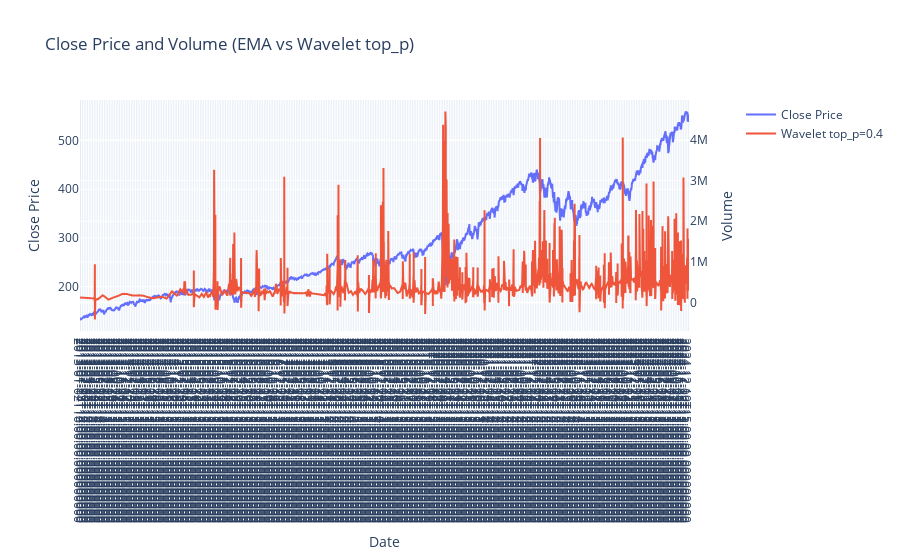

Notebook source saved alongside this figure:
### Code cell
import numpy as np
import pandas as pd
import pywt
import plotly.graph_objects as go
from plotly.subplots import make_subplots

def wavelet_top_p_denoise(x, wavelet="db4", level=None, top_p=0.2):
    """
    Drop the lowest-energy *detail coefficients* until their cumulative energy
    reaches `top_p` of total detail energy. top_p in [0,1].
    top_p=0 -> keep all details (minimal smoothing)
    top_p=1 -> drop all details (keep only approximation; maximal smoothing)
    """
    x = np.asarray(x, dtype=float)
    w = pywt.Wavelet(wavelet)
    max_level = pywt.dwt_max_level(len(x), w.dec_len)
    L = min(level if level is not None else 8, max_level) if max_level > 0 else 1

    coeffs = pywt.wavedec(x, w, mode="symmetric", level=L)
    cA, details = coeffs[0], coeffs[1:]

    top_p = float(np.clip(top_p, 0.0, 1.0))
    if top_p <= 0 or len(details) == 0:
        y = pywt.waverec(coeffs, w, mode="symmetric")
        return y[:len(x)]
    if top_p >= 1.0:
        zeros = [np.zeros_like(d) for d in details]
        y = pywt.waverec([cA] + zeros, w, mode="symmetric")
        return y[:len(x)]

    # Gather all detail coeff energies (squared magnitudes) across levels
    energies = [d.flatten()**2 for d in details]
    energies_flat = np.concatenate(energies)
    total_energy = energies_flat.sum()
    if total_energy == 0:
        y = pywt.waverec(coeffs, w, mode="symmetric")
        return y[:len(x)]

    # Find energy cutoff so that we drop the lowest-energy coefficients
    # up to 'top_p' fraction of total detail energy
    sort_idx = np.argsort(energies_flat)                    # ascending energy
    cumsum_energy = np.cumsum(energies_flat[sort_idx])
    cutoff_idx = np.searchsorted(cumsum_energy, top_p * total_energy, side="right")
    cutoff_energy = energies_flat[sort_idx[min(cutoff_idx, len(sort_idx)-1)]]

    # Zero coefficients with energy <= cutoff across all levels
    pruned_details = []
    for d in details:
        mask = (d**2) <= cutoff_energy
        pruned_details.append(np.where(mask, 0.0, d))

    y = pywt.waverec([cA] + pruned_details, w, mode="symmetric")
    return y[:len(x)]

# --- Data ---
df = pd.read_csv(
    "./raw_data/VOO_60min_splits_only_standard.csv",
    parse_dates=["timestamp"],
    index_col="timestamp",
).sort_index()
df = df[(df.index >= "2013-01-01") & (df.index < "2025-01-01")]

# --- Series ---
close = df["close"]
volume = df["volume"]
# volume_ema = volume.ewm(span=5).mean()

vol_wv_p099 = pd.Series(
    wavelet_top_p_denoise(volume.to_numpy(), wavelet="dmey", level=None, top_p=0.5),
    index=df.index, name="Wavelet top_p=0.4"
)

# --- Plot ---
fig = make_subplots(specs=[[{"secondary_y": True}]])
fig.add_trace(go.Scatter(x=df.index, y=close, name="Close Price"), secondary_y=False)
# fig.add_trace(
#     go.Scatter(x=df.index, y=volume_ema, name="Volume (EMA)", line=dict(color="orange")),
#     secondary_y=True,
# )

fig.add_trace(go.Scatter(x=df.index, y=vol_wv_p099, name=vol_wv_p099.name), secondary_y=True)

fig.update_layout(title_text="Close Price and Volume (EMA vs Wavelet top_p)")
fig.update_xaxes(title_text="Date", type="category", tickmode="linear", tick0=0, dtick=50)
fig.update_yaxes(title_text="Close Price", secondary_y=False)
fig.update_yaxes(title_text="Volume", secondary_y=True)
fig.show()

### Figure 1 — Plotly figure (JSON) as saved in the notebook; plotly's stock layout.template omitted (floating-point values rounded to 4 significant figures; data arrays with more than 128 entries replaced by an {"elided": "..."} marker saying what was removed)
{"data": [{"name": "Close Price", "type": "scatter", "x": {"elided": "18093 str values"}, "xaxis": "x", "y": {"elided": "18093 float values"}, "yaxis": "y"}, {"name": "Wavelet top_p=0.4", "type": "scatter", "x": {"elided": "18093 str values"}, "xaxis": "x", "y": {"elided": "18093 float values"}, "yaxis": "y2"}], "layout": {"title": {"text": "Close Price and Volume (EMA vs Wavelet top_p)"}, "xaxis": {"anchor": "y", "domain": [0, 0.94], "dtick": 50, "tick0": 0, "tickmode": "linear", "title": {"text": "Date"}, "type": "category"}, "yaxis": {"anchor": "x", "domain": [0, 1], "title": {"text": "Close Price"}}, "yaxis2": {"anchor": "x", "overlaying": "y", "side": "right", "title": {"text": "Volume"}}}}
